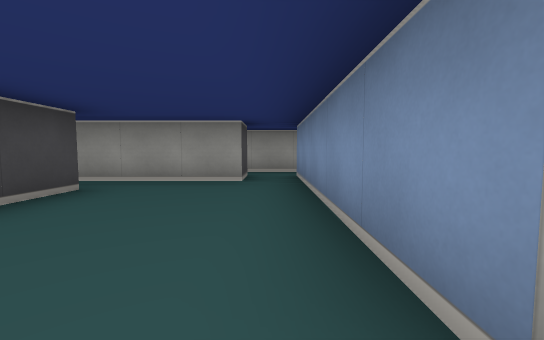
[1] (above)

18 first-person views from a walk through a cub3D level. The camera is about half as high as the walls, tilts 4° down and sees 90° across. The floor is counted in squares. Each view is taken from the middle of a square. On the plan, view 1 faces up. The plan holds only what a view shows up to about 9 squares ahead; the rest is blank.

[2]
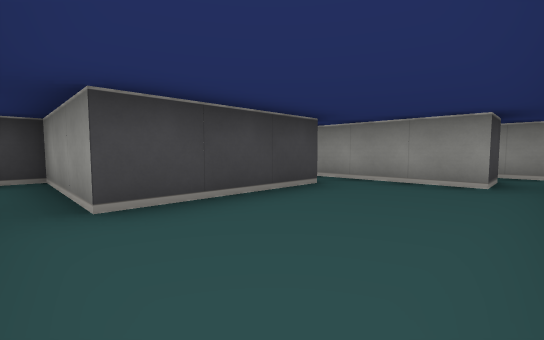

[3]
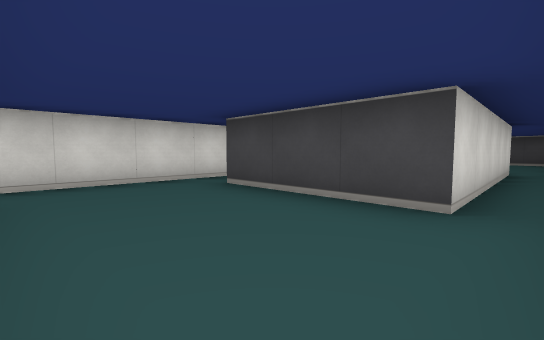

[4]
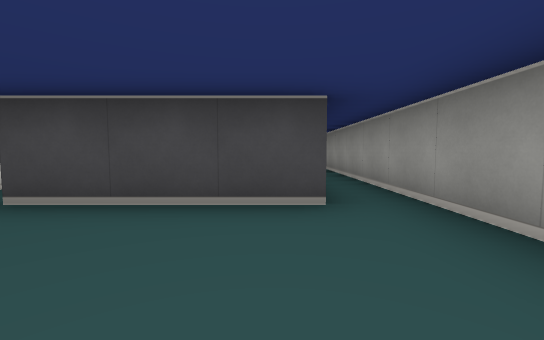

[5]
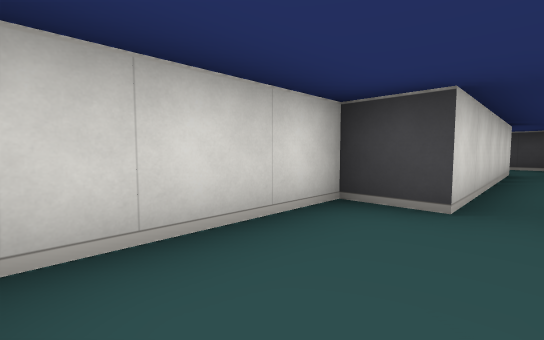

[6]
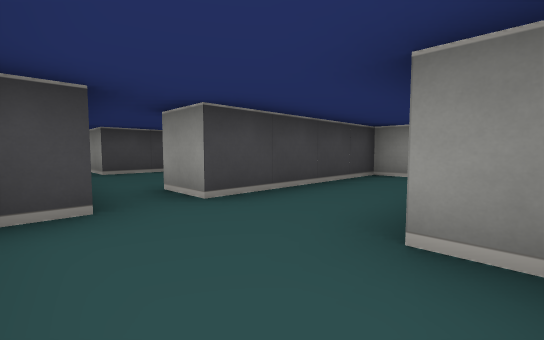

[7]
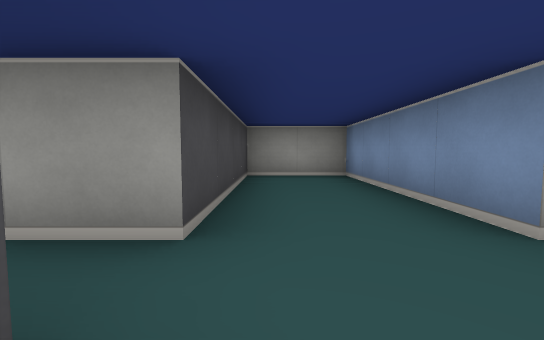

[8]
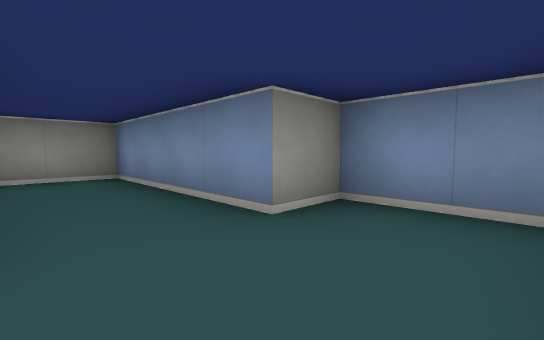

[9]
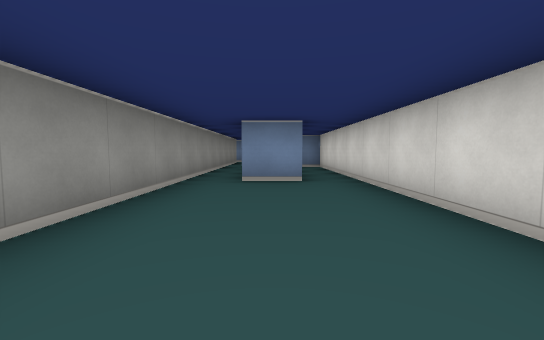

[10]
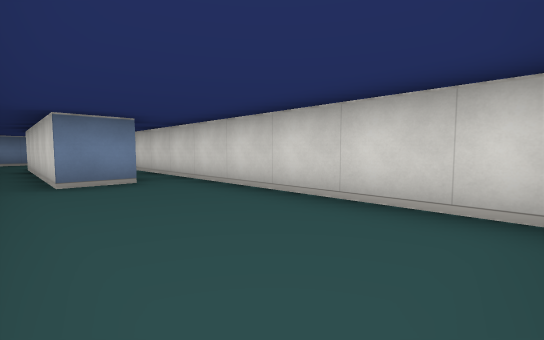

[11]
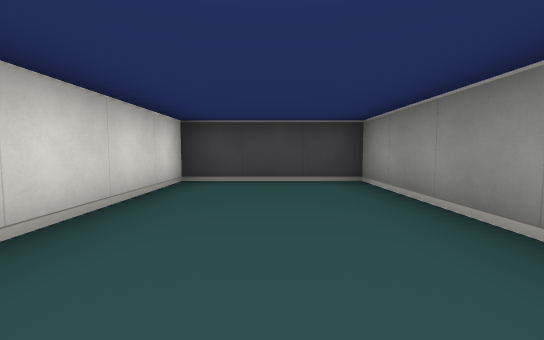

[12]
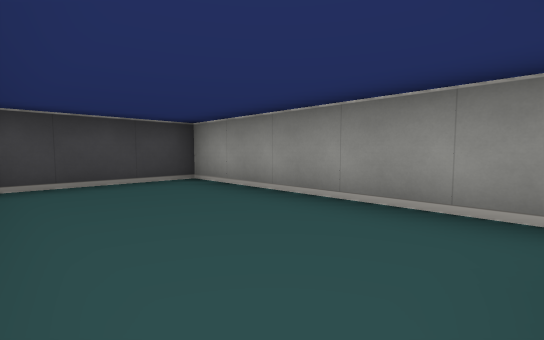

[13]
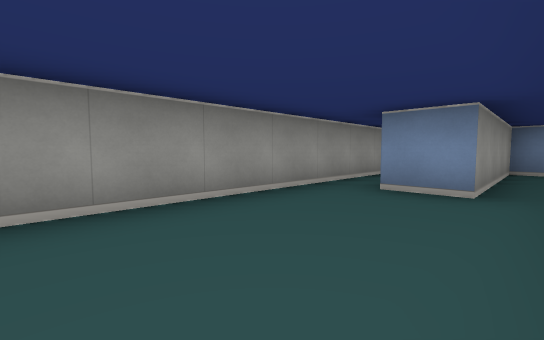

[14]
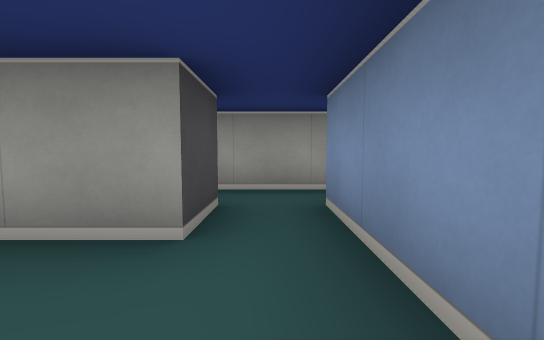

[15]
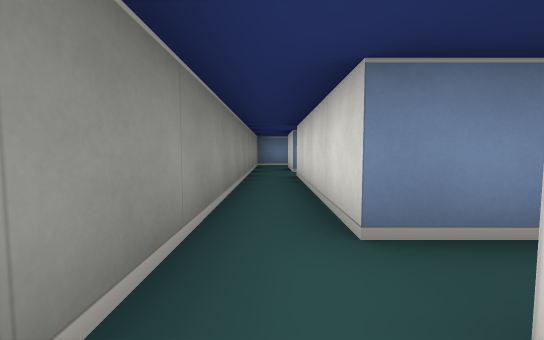

[16]
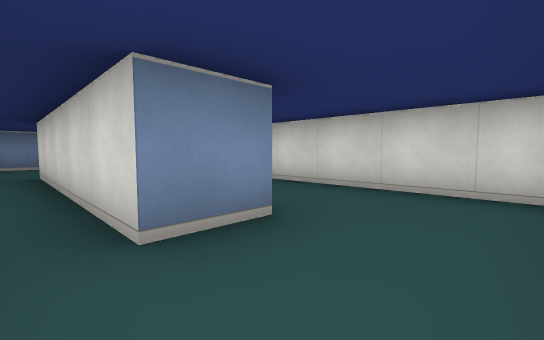

[17]
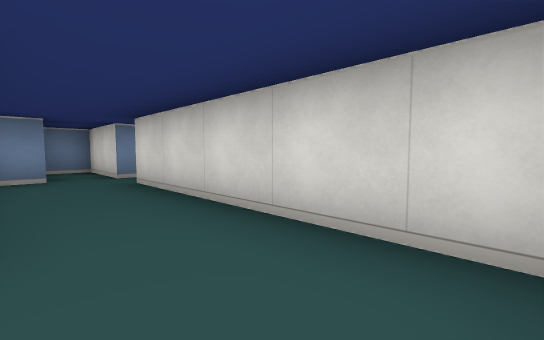

[18]
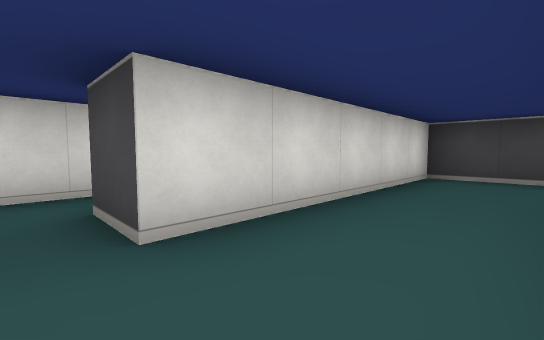

### Floor plan
Ten units are one square. View 1 is at (0, 0); x grows to the right and y downward. Boxes are objects, and circles mark ways between rooms. Rooms are numbered by the first view taken in them; rooms with no view inside come last. Other rooms are left out.
<svg viewBox="-130 -70 200 115">
<path fill="none" stroke="#000" d="M-5 -55 -5 -45 -75 -45M-25 5 5 5M5 -5 5 -55M-75 -35 -25 -35 -25 -5M45 11 45 -5 35 -5 35 -45 15 -45 15 -5 5 -5M5 5 15 5 15 15 41 15M-75 -45 -125 -45 -125 -15 -35 -15 -35 -25 -75 -25 -75 -35M5 -55 45 -55M54 -65 -8 -65M-35 5 -25 5M-25 -5 -55 -5 -55 5M-35 15 -35 5M5 26 5 19M5 35 25 35 25 26M-55 5 -55 35 -5 35"/>
<circle cx="10" cy="0" r="3" fill="#2a7"/>
<circle cx="-70" cy="-40" r="3" fill="#2a7"/>
<circle cx="0" cy="-50" r="3" fill="#2a7"/>
<circle cx="-30" cy="0" r="3" fill="#2a7"/>
<circle cx="-45" cy="10" r="3" fill="#2a7"/>
<text x="-20" y="-30">1</text>
<text x="30" y="-10">2</text>
<text x="-90" y="-30">3</text>
<text x="-70" y="-60">4</text>
<text x="-40" y="0">5</text>
<text x="-20" y="20">6</text>
</svg>
Room 1 opens to room 2. Room 1 opens to room 3. Room 1 opens to room 4. Room 1 opens to room 5. Room 5 opens to room 6.

Where each view was taken, in squares from view 1:
view 1: 0 up, 0 right, facing up
view 2: 0 up, 0 right, facing up-left
view 3: 4 up, 0 right, facing down-left
view 4: 3 up, 0 right, facing left
view 5: 0 up, 4 right, facing down-left
view 6: 1 down, 4 right, facing up-left
view 7: 1 down, 2 right, facing up
view 8: 1 down, 2 right, facing up-right
view 9: 3 up, 12 left, facing right
view 10: 4 up, 12 left, facing down-right
view 11: 3 up, 8 left, facing left
view 12: 2 up, 8 left, facing up-left
view 13: 2 up, 11 left, facing up-right
view 14: 3 up, 0 right, facing up
view 15: 6 up, 1 left, facing right
view 16: 0 up, 5 left, facing down-right
view 17: 2 down, 5 left, facing down-right
view 18: 2 down, 0 right, facing down-left
